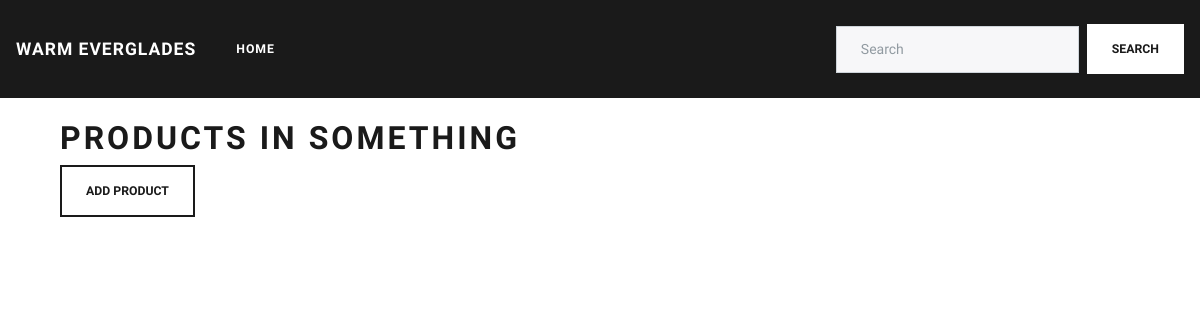
The app's page /viewCategory/2, older data.
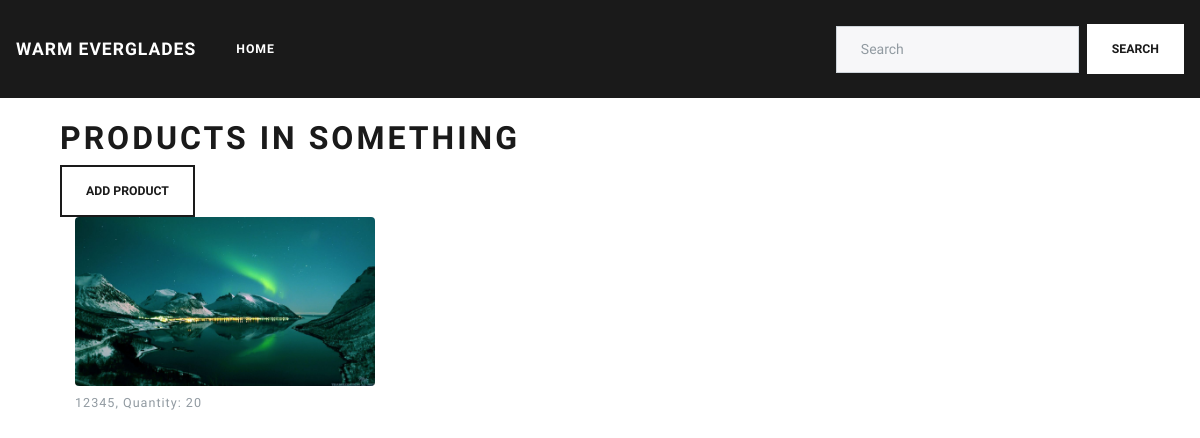
The same page, newer data.
### inventory_tracking/models.py (models this page shows, shortened)
class Product(models.Model):
	description = models.CharField(max_length=200)
	quantity = models.IntegerField(default=0)
	icon = models.ImageField(upload_to = 'uploads/')
	categoryID = models.ForeignKey(Category, on_delete=models.CASCADE)

### inventory_tracking/views.py (the view)
# urls.py: path('viewCategory/<category_id>', views.view_category, name='view_category'),
def view_category(request, category_id):
    products = Product.objects.filter(categoryID=category_id)
    category = Category.objects.get(pk=category_id)
    context = {'products' : products, 'category' : category}
    return render(request, 'viewCategory.html', context)

### inventory_tracking/templates/viewCategory.html (shortened to what this page needs)
{% extends 'base.html' %}
{% block content %}
<div class="container">
	<h1>Products in {{ category.name }}</h1>
	<button type="button" class="btn btn-outline-primary">Add Product</button>
	{% if products %}
	<div class="container">
  		<div class="row">
			{% for product in products %}
				<div class="col-sm">
					<figure class="figure">
					  <img src="../{{ product.icon.url }}" class="figure-img img-fluid rounded" alt="icon for {{ product.description }}" width="300" height="300">
					  <figcaption class="figure-caption">{{ product.description }}, Quantity: {{ product.quantity }}</figcaption>
					</figure>
			    </div>
			{% endfor %}
		</div>
	</div>
	{% endif %}
</div>
{% endblock %}

Row changes from the older to the newer data that the page shows:
added Product: icon (picture), description "12345", quantity "20"
